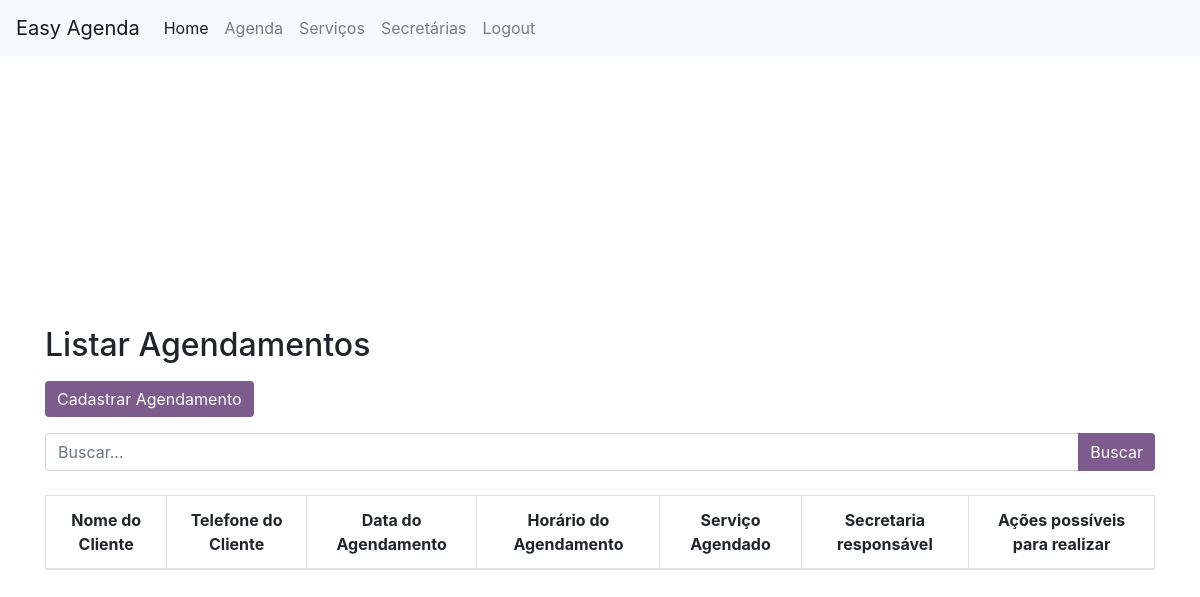
The app's page /index.php?controller=agendamentos&action=index, older data.
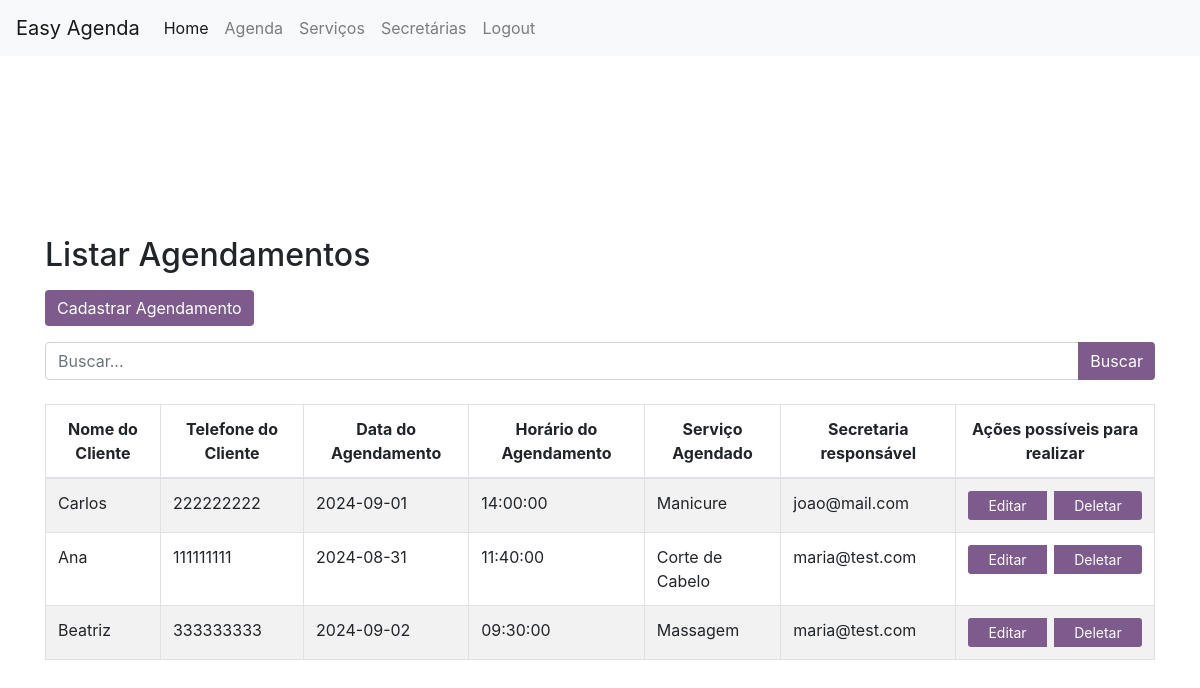
The same page, newer data.
### tables this page shows
CREATE TABLE `agendamentos` (
  `id` int(11) NOT NULL AUTO_INCREMENT,
  `nome_cliente` varchar(100) NOT NULL,
  `telefone_cliente` varchar(15) DEFAULT NULL,
  `data_agendamento` date NOT NULL,
  `horario_agendamento` time NOT NULL,
  `id_servico` int(11) DEFAULT NULL,
  `id_secretaria` int(11) DEFAULT NULL,
  PRIMARY KEY (`id`),
  KEY `id_servico` (`id_servico`),
  KEY `id_secretaria` (`id_secretaria`)
);

CREATE TABLE `servicos` (
  `id` int(11) NOT NULL AUTO_INCREMENT,
  `nome_servico` varchar(100) NOT NULL,
  `descricao` text DEFAULT NULL,
  `preco` decimal(10,2) NOT NULL,
  PRIMARY KEY (`id`)
);

CREATE TABLE `secretarias` (
  `id` int(11) NOT NULL AUTO_INCREMENT,
  `nome_secretaria` varchar(100) DEFAULT NULL,
  `login` varchar(50) NOT NULL,
  `senha` varchar(255) NOT NULL,
  PRIMARY KEY (`id`),
  UNIQUE KEY `login` (`login`)
);

### app/controllers/AgendamentosController.php (called while the page is built, shortened)
<?php
require_once 'config/database.php';
class AgendamentosController {
    private $db;
    public function __construct() {
        $database = new Database();
        $this->db = $database->connect();
    }
    public function index() {
        $query = "SELECT agendamentos.*, servicos.nome_servico, secretarias.login AS nome_secretaria
                  FROM agendamentos
                  JOIN servicos ON agendamentos.id_servico = servicos.id
                  JOIN secretarias ON agendamentos.id_secretaria = secretarias.id";
        $stmt = $this->db->prepare($query);
        $stmt->execute();
        $result = $stmt;
        include 'app/views/agendamentos/index.php';
    }
}
?>

### index.php (called while the page is built, shortened)
<?php
require_once './app/controllers/AgendamentosController.php';
$controller = isset($_GET['controller']) ? $_GET['controller'] : 'login';
$action = isset($_GET['action']) ? $_GET['action'] : 'index';
switch ($controller) {
    case 'agendamentos':
        $controller = new AgendamentosController();
        break;
}
$controller->{$action}();
?>

### config/database.php (called while the page is built, shortened)
<?php
class Database {
    private $host = "localhost";
    private $user = "root";
    private $password = "";
    private $dbname ="bancoagendasalaoo";
    public function connect() {
        $this->conn = null;
        try {
            $this->conn = new PDO("mysql:host=" . $this->host . ";dbname=" . $this->dbname, $this->user, $this->password);
            $this->conn->setAttribute(PDO::ATTR_ERRMODE, PDO::ERRMODE_EXCEPTION);
        } catch(PDOException $exception) {
            echo "Erro de conexão: " . $exception->getMessage();
        }
        return $this->conn;
    }
}
?>

### app/views/agendamentos/index.php (the view, shortened to what this page needs)
<?php include 'app/views/header.php'; ?>
<div class="row justify-content-center">
    <div class="container d-flex align-items-center justify-content-center min-vh-100">
        <div class="col-mt-4">
    <h2 class="mb-3">Listar Agendamentos</h2>
    <div class="mb-3">
        <button type="submit" class="btn" style="background-color: #7d5b8c; color: white; border: none;">
            <a href="index.php?controller=agendamentos&action=create" style="color: white;">Cadastrar Agendamento</a>
        </button>
    </div>
    <form method="get" action="index.php" class="mb-4">
        <div class="input-group">
            <input type="text" name="search" class="form-control" placeholder="Buscar..." value="<?php echo htmlspecialchars(isset($_GET['search']) ? $_GET['search'] : '', ENT_QUOTES); ?>">
            <div class="input-group-append">
                <button type="submit" class="btn" style="background-color: #7d5b8c; color: white; border: none;">Buscar</button>
            </div>
        </div>
    </form>
    <table class="table table-striped table-bordered">
        <thead>
            <tr>
                <th style="text-align: center;">Nome do Cliente</th>
                <th style="text-align: center;">Telefone do Cliente</th>
                <th style="text-align: center;">Data do Agendamento</th>
                <th style="text-align: center;">Horário do Agendamento</th>
                <th style="text-align: center;">Serviço Agendado</th>
                <th style="text-align: center;">Secretaria responsável</th>
                <th style="text-align: center;">Ações possíveis para realizar</th>
            </tr>
        </thead>
        <tbody>
            <?php while ($row = $result->fetch(PDO::FETCH_ASSOC)): ?>
            <tr>
                <td><?php echo htmlspecialchars($row['nome_cliente'], ENT_QUOTES); ?></td>
                <td><?php echo htmlspecialchars($row['telefone_cliente'], ENT_QUOTES); ?></td>
                <td><?php echo htmlspecialchars($row['data_agendamento'], ENT_QUOTES); ?></td>
                <td><?php echo htmlspecialchars($row['horario_agendamento'], ENT_QUOTES); ?></td>
                <td><?php echo htmlspecialchars($row['nome_servico'], ENT_QUOTES); ?></td>
                <td><?php echo htmlspecialchars($row['nome_secretaria']); ?></td>
                <td>
                    <div class="btn-group" style="display: flex; gap: 0.5rem;" role="group">
                        <a href="index.php?controller=agendamentos&action=edit&id=<?php echo $row['id']; ?>" class="btn btn-danger btn-sm" style="background-color: #7d5b8c; color: white; border: none;">Editar</a>
                        <a href="index.php?controller=agendamentos&action=delete&id=<?php echo $row['id']; ?>" class="btn btn-danger btn-sm" style="background-color: #7d5b8c; color: white; border: none;" >Deletar</a>
                    </div>
                </td>
            </tr>
            <?php endwhile; ?>
        </tbody>
    </table>
</div>
<?php include 'app/views/footer.php'; ?>

### app/views/header.php (shortened to what this page needs)
<!DOCTYPE html>
<html lang="pt-br">
<head>
    <link href="https://stackpath.bootstrapcdn.com/bootstrap/4.5.2/css/bootstrap.min.css" rel="stylesheet">
    <nav class="navbar navbar-expand-lg navbar-light bg-light">
  <a class="navbar-brand" href="#">Easy Agenda</a>
  <div class="collapse navbar-collapse" id="navbarNavAltMarkup">
    <div class="navbar-nav">
      <a class="nav-item nav-link active" href="index.php?controller=home&action=index">Home <span class="sr-only">(Página atual)</span></a>
      <a class="nav-item nav-link" href="index.php?controller=agendamentos&action=index">Agenda</a>
      <a class="nav-item nav-link" href="index.php?controller=servicos&action=index">Serviços</a>
      <a class="nav-item nav-link" href="index.php?controller=secretarias&action=index">Secretárias</a>
      <a class="nav-item nav-link" href="index.php?controller=login&action=logout">Logout</a>
    </div>
  </div>
</nav>
</head>
<body>
<div class="container">

### app/views/footer.php (shortened to what this page needs)
</div>
</body>
</html>

Row changes from the older to the newer data that the page shows:
added agendamentos: nome_cliente "Carlos", telefone_cliente "222222222", data_agendamento "2024-09-01", horario_agendamento "14:00:00", id_servico.nome_servico "Manicure", id_secretaria.login "joao@mail.com"
now on this page (row edited): agendamentos: nome_cliente "Ana", telefone_cliente "111111111", data_agendamento "2024-08-31", horario_agendamento "11:40:00", id_servico.nome_servico "Corte de Cabelo", id_secretaria.login "maria@test.com"
added agendamentos: nome_cliente "Beatriz", telefone_cliente "333333333", data_agendamento "2024-09-02", horario_agendamento "09:30:00", id_servico.nome_servico "Massagem", id_secretaria.login "maria@test.com"
